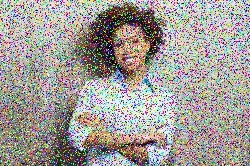
#> input picture Foundations of Computer Vision/Week4/Mod4CT1.jpg, 250 x 166 px
$ python Stewart_Week_4_Critical.py
#> lines starting #> are read from the running program, lines starting #| are printed output that depends on the picture
# Week 4 critical thinking
# Goal is to apply mean median and gaussian filters using different kernel sizes against an image that has impulse noise.
# These blurring effects should increase image quality for the user
import numpy as np
import cv2
import matplotlib.pyplot as plt


# Import image
img = cv2.imread('Mod4CT1.jpg')
#> img is the input picture: shape (166, 250, 3); mean B, G, R 151.6, 156, 161
img = cv2.cvtColor(img, cv2.COLOR_BGR2RGB)

# creating arrays
Titles = []
images = []

# Apply mean filter using 3,3 kernel
threeMean = cv2.blur(img, (3,3))
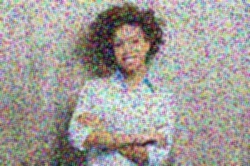
#> threeMean: shape (166, 250, 3); mean R, G, B 161, 156, 151.6
Titles.append("Mean, 3x3")
images.append(threeMean)

# Apply median filter using 3,3 kernel
threeMedian = cv2.medianBlur(img, 3)
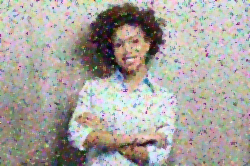
#> threeMedian: shape (166, 250, 3); mean R, G, B 169.1, 164.6, 158.9
Titles.append("Median, 3x3")
images.append(threeMedian)

# Apply gaussian gaussian using 3,3 kernel. select two different values of sigma
gaussianThreeFirst = cv2.GaussianBlur(img,(3,3), 1)
gaussianThreeSecond = cv2.GaussianBlur(img,(3,3), 2)
Titles.append("Gaussian, 3x3, Sigma = 1")
images.append(gaussianThreeFirst)
Titles.append("Gaussian, 3x3, Sigma = 2")
images.append(gaussianThreeSecond)

# Apply mean filter using 5,5 kernel
fiveMean = cv2.blur(img, (5,5))
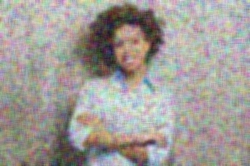
#> fiveMean: shape (166, 250, 3); mean R, G, B 161, 156, 151.6
Titles.append("Mean, 5x5")
images.append(fiveMean)

# Apply median filter using 5,5 kernel
fiveMedian = cv2.medianBlur(img, 5)
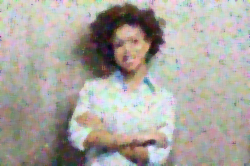
#> fiveMedian: shape (166, 250, 3); mean R, G, B 170.4, 166, 159.5
Titles.append("Median, 5x5")
images.append(fiveMedian)

# Apply gaussian gaussian using 5,5 kernel. select same values of sigma as the first kernel
gaussianFiveFirst = cv2.GaussianBlur(img,(5,5), 1)
gaussianFiveSecond = cv2.GaussianBlur(img,(5,5), 2)
Titles.append("Gaussian, 5x5, Sigma = 1")
images.append(gaussianFiveFirst)
Titles.append("Gaussian, 5x5, Sigma = 2")
images.append(gaussianFiveSecond)

# Apply mean filter using 7,7 kernel
sevenMean = cv2.blur(img, (7,7))
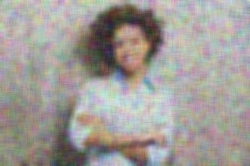
#> sevenMean: shape (166, 250, 3); mean R, G, B 161, 156, 151.6
Titles.append("Mean, 7x7")
images.append(sevenMean)

# Apply median filter using 7,7 kernel
sevenMedian = cv2.medianBlur(img, 7)
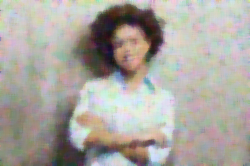
#> sevenMedian: shape (166, 250, 3); mean R, G, B 170.6, 166.2, 159.4
Titles.append("Median, 7x7")
images.append(sevenMedian)

# Apply mean gaussian using 7,7 kernel. select same values of sigma as the first kernel
gaussianSevenFirst = cv2.GaussianBlur(img,(7,7), 1)
gaussianSevenSecond = cv2.GaussianBlur(img,(7,7), 2)
Titles.append("Gaussian, 7x7, Sigma = 1")
images.append(gaussianSevenFirst)
Titles.append("Gaussian, 7x7, Sigma = 2")
images.append(gaussianSevenSecond)

# Make Arrays with titles
Titles.append("Original image")
images.append(img)

plt.figure(figsize=(20,10))
# Plot All Images
for i in range(len(Titles)):
    plt.subplot(4, 4, i+1), plt.imshow(images[i], 'gray')

    plt.title(Titles[i])

    plt.xticks([]),plt.yticks([])

plt.show()
